Frame 1 (no input): blank canvas, image omitted
Frame 60 (the mouse pressed at the canvas centre just before this capture): blank canvas, image omitted
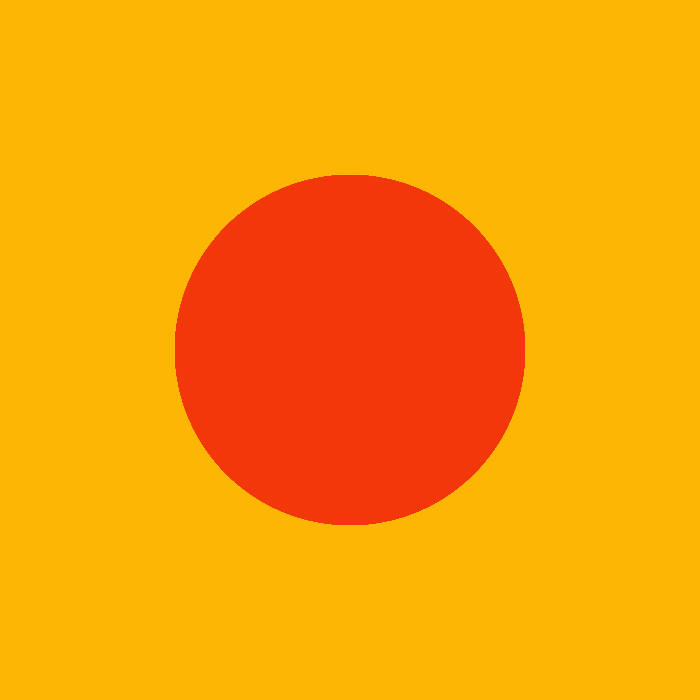
Frame 120 (the mouse held since frame 60 and released just before this capture)

The Processing sketch whose frames 1 and 60 were blank and that drew this single picture after the mouse press (run headless with seeded random() and noise(); from frame 60 on, the mouse is pressed at the canvas centre):

// Processing sketch: processing_59711
// ── processing_59711.pde

void setup() {
  size(700, 700);
  
  background(252, 182, 3);
}

void draw() {
  if(mousePressed) {
    noStroke();
    fill(242, 56, 10);
    ellipse(width/2, height/2, mouseX, mouseY);
  }else{
  stroke(4, 195, 203);
  fill(3, 242, 252);
  ellipse(width/2, height/2, mouseX, mouseY);
  }
}
